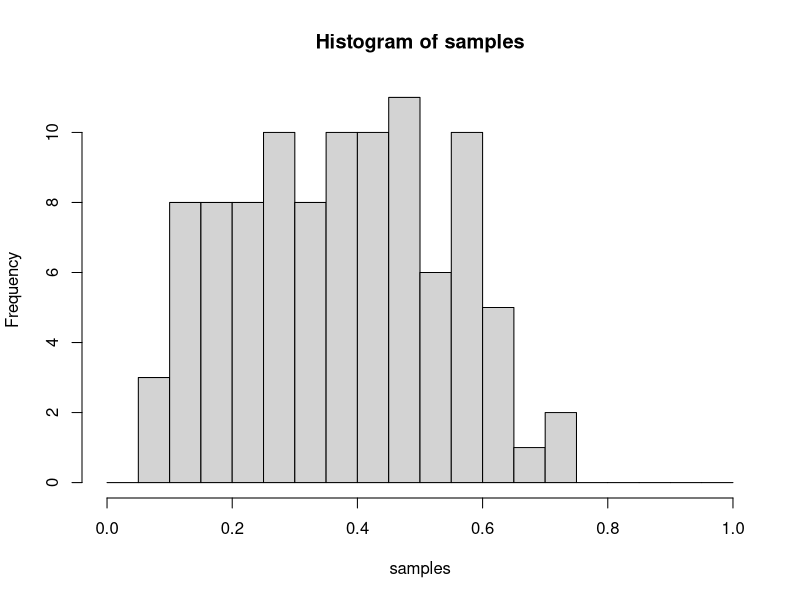
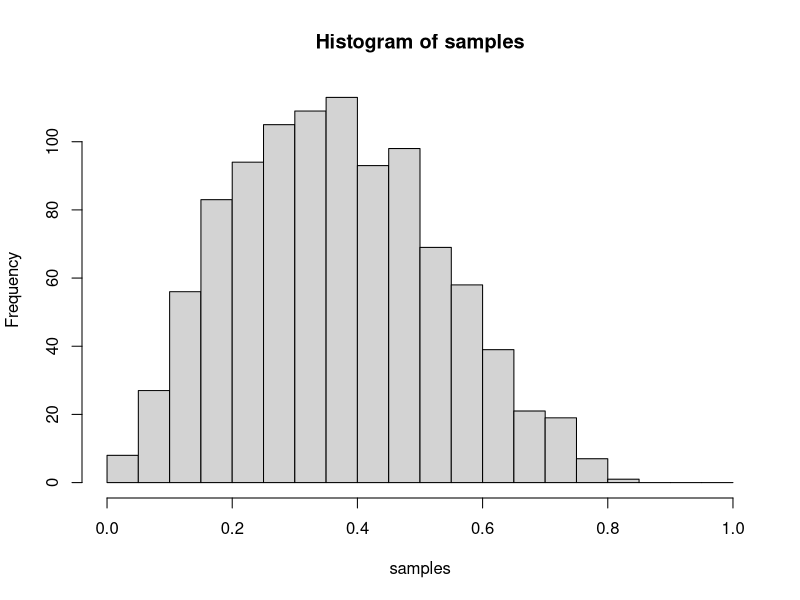
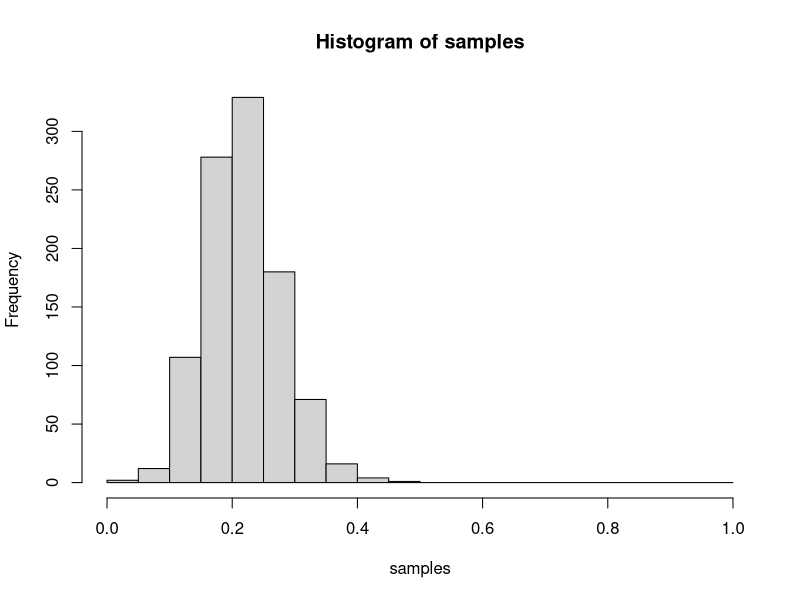

Write R code to recreate these figures, in order.
## ---- chunk 1
knitr::opts_chunk$set(echo = TRUE)
library(ggplot2)
## ---- chunk 2
set.seed(42)     # for reproducibility
## ---- chunk 3
toggle <- function(state) {
    ifelse(state == "A", "B", "A")
}

markov <- function(n, theta) {
    arr <- character(n)
    # choose first item randomly
    arr[1] = ifelse(runif(1) < 0.5, "A", "B")
    for (i in seq(2, n)) {
        arr[i] = ifelse(runif(1) < theta, toggle(arr[i-1]), arr[i-1])
    }
    arr
}
## ---- chunk 4
markov(10, 0.5)
markov(10, 0.9)
markov(15, 0.1)
## ---- chunk 5
countTrans <- function(arr) {
    cnt <- 0
    for (i in seq(2, length(arr))) {
        if (arr[i] != arr[i-1])
            cnt <- cnt + 1
    }
    cnt
}
## ---- chunk 6
countTrans(c("A", "B", "B", "B", "A", "A", "A", "B", "B", "A"))
## ---- chunk 7
thetaTrue <- 0.25
## ---- chunk 8
dataSeq <- markov(10, thetaTrue)
print(dataSeq)
## ---- chunk 9
abcInf <- function(nSamples, targetSeq, tolerance) {
    samples <- numeric(nSamples)
    c <- 1
    while (c <= nSamples) {
        theta <- runif(1)
        testSeq <- markov(length(targetSeq), theta)
        if (abs(countTrans(testSeq) - countTrans(targetSeq)) <= tolerance) {
            samples[c] <- theta
            c <- c + 1
        }
    }
    samples
}
## ---- chunk 10
abcInf(10, dataSeq, 1)
## ---- chunk 11
samples <- abcInf(100, dataSeq, 1)
hist(samples, breaks = seq(0, 1, 0.05), xlim = c(0, 1))
## ---- chunk 12
samples <- abcInf(1000, dataSeq, 1)
hist(samples, breaks = seq(0, 1, 0.05), xlim = c(0, 1))
## ---- chunk 13
mean(samples)
## ---- chunk 14
countTrans(dataSeq) / (length(dataSeq) - 1)
## ---- chunk 15
dataSeq <- markov(50, thetaTrue)
print(dataSeq)
## ---- chunk 16
samples <- abcInf(1000, dataSeq, 1)
hist(samples, breaks = seq(0, 1, 0.05), xlim = c(0, 1))
## ---- chunk 17
mean(samples)
